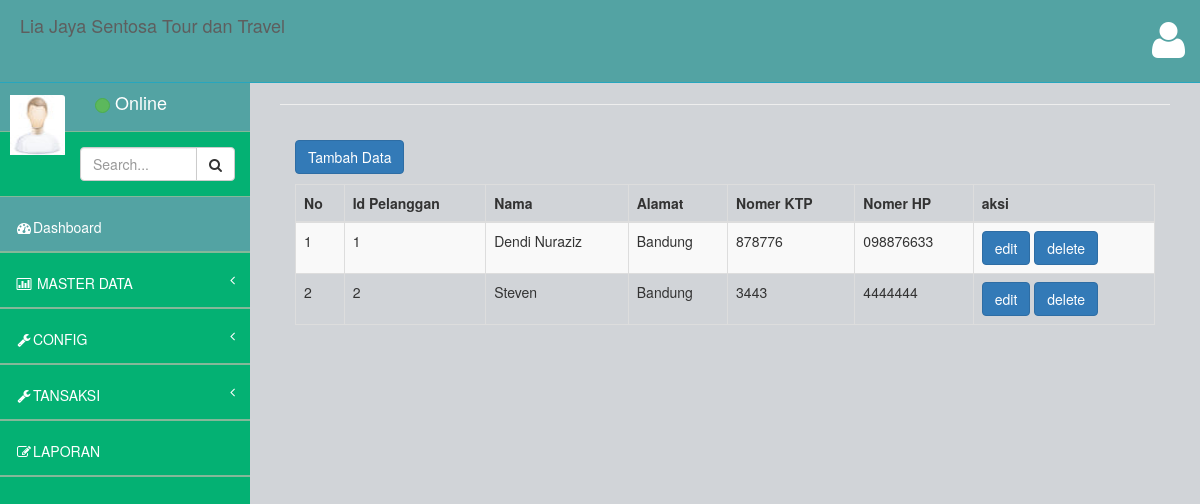
Page /index.php/pelanggan on the earlier database version.
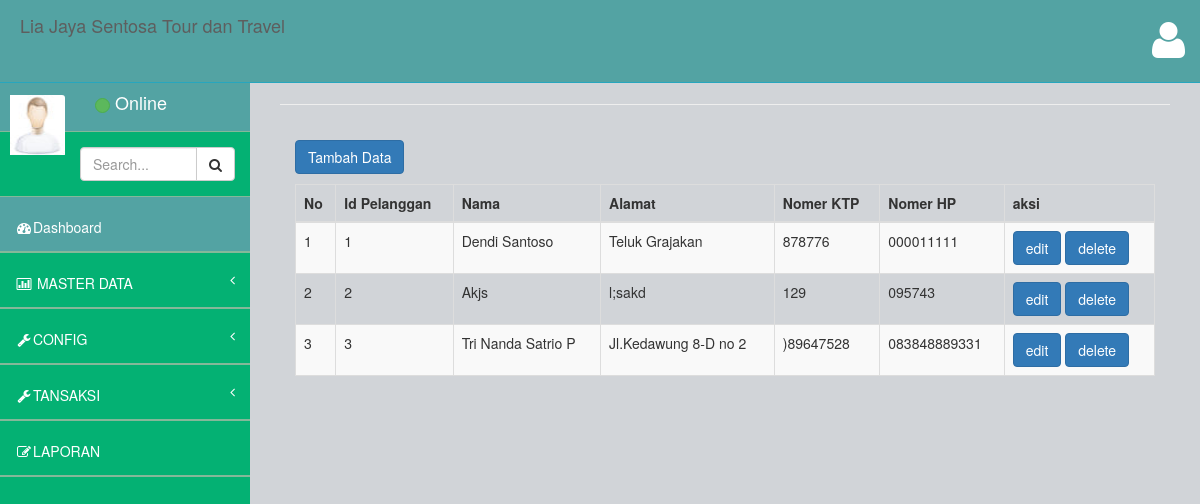
Same page on the later database version.
### tables this page shows
CREATE TABLE `pelanggan` (
  `idpelanggan` int(11) NOT NULL,
  `nama` varchar(200) DEFAULT NULL,
  `alamat` varchar(200) DEFAULT NULL,
  `no_ktp` varchar(200) DEFAULT NULL,
  `no_hp` varchar(200) DEFAULT NULL
);

### application/controllers/pelanggan.php (called while the page is built, shortened)
<?php
class Pelanggan extends CI_Controller {
	function __construct(){
		$this->load->model('m_pelanggan');
    }
	public function index()
	{
		$data['menu']		='menu.php';
		$data['content']	='pelanggan/v_datapelanggan.php';
		$data['data']		=$this->db->get('pelanggan');
		$this->load->view('home.php',$data);
	}
 }

### index.php (called while the page is built, shortened)
<?php
require_once BASEPATH.'core/CodeIgniter.php';

### application/views/pelanggan/v_datapelanggan.php (the view, shortened to what this page needs)
<body>
    <div class="panel-body">
    <a href="<?php echo base_url('index.php/pelanggan/tambah');?>" class= "btn btn-primary btn-small">Tambah Data</a>
    <p>
        <div class="table-responsive">
            <table class="table table-striped table-bordered table-hover" id="dataTables-example">
                <thead>
                    <tr>
                    <th>No</th>
                    <th>Id Pelanggan</th>
                    <th>Nama</th>
                    <th>Alamat</th>
                    <th>Nomer KTP</th>
                    <th>Nomer HP</th>
                    <th>aksi</th>
                </thead>
            <tbody>
                   <tr>
                    <?php
                      $no = 1;
                      foreach ($data->result() as $row) {
                    ?>
                        <td><?php echo $no++; ?></td>
                        <td><?php echo $row->idpelanggan;?></td>
                        <td><?php echo $row->nama;?></td>
                        <td><?php echo $row->alamat;?></td>
                        <td><?php echo $row->no_ktp;?></td>
                        <td><?php echo $row->no_hp;?></td>
                        <td>
                            <a class="btn btn-primary" href="<?php echo base_url('index.php/pelanggan/edit/'.$row->idpelanggan);?>">edit</a>
                            <a class="btn btn-primary" href="<?php echo base_url('index.php/pelanggan/hapus/'.$row->idpelanggan);?>">delete</a>
                   </tr>
                </td>
            </div>
        <?php }?>
    </div>
    </div>
    </body>
    </html>

Differences in the rows shown:
changed pelanggan id 1: nama "Dendi Nuraziz" → "Dendi Santoso"; alamat "Bandung" → "Teluk Grajakan"; no_hp "098876633" → "000011111"
changed pelanggan id 2: nama "Steven" → "Akjs"; alamat "Bandung" → "l;sakd"; no_ktp "3443" → "129"; no_hp "4444444" → "095743"
added pelanggan: idpelanggan "3", nama "Tri Nanda Satrio P", alamat "Jl.Kedawung 8-D no 2", no_ktp ")89647528", no_hp "083848889331"
